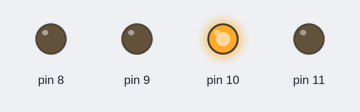
Recording of a sketch running on a simulated Arduino Uno, built with avr-gcc and run on an emulated ATmega328P. Shown: output pins drawn as LEDs (lit = HIGH).

Above: at 0.1 s.
Timing chart, 0 to 1.6 s (numbered marks = the images above):
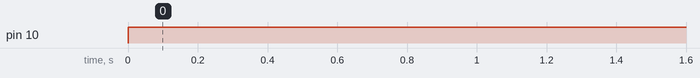

Measured:
- by itself, pin 10: LOW → HIGH at 0.00 s

The sketch:

Slider_test.ino
```cpp
void setup() {
  pinMode(2,INPUT);
  pinMode(3,INPUT_PULLUP);
  pinMode(4,INPUT_PULLUP);
  pinMode(8,OUTPUT);
  pinMode(9,OUTPUT);
  pinMode(10,OUTPUT);
  pinMode(11,OUTPUT);
  Serial.begin(9600);

}

void loop() {
  // put your main code here, to run repeatedly:
//  Serial.println(digitalRead(2));
//  Serial.println(digitalRead(3));
//  Serial.println(digitalRead(4));
//    digitalWrite(8,HIGH);
//    digitalWrite(9,LOW);

    digitalWrite(10,HIGH);
    digitalWrite(11 ,LOW);
//

  Serial.println("");

}
```
